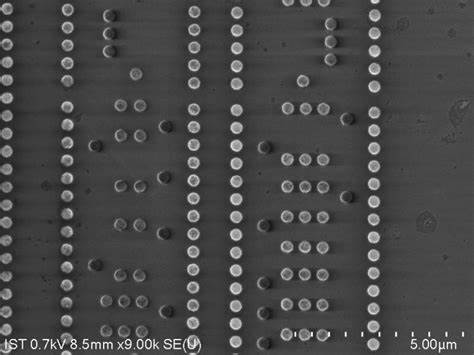
#> input picture test/Interview/3.jpg, 474 x 355 px
$ python p3.py
#> lines starting #> are read from the running program, lines starting #| are printed output that depends on the picture; after the words box and inside, x2 and y2 are one past the last pixel; in counts of white or black regions, pixels touching at a corner belong together
from matplotlib import pyplot as plt
import cv2

# Load the original image
image_path = 'Interview/3.jpg'
image_original = cv2.imread(image_path)
#> image_original is the input picture: shape (355, 474, 3); min 13, max 255, mean 71.6


# Display the original image
plt.imshow(image_original)
plt.axis('off')
plt.title('Original Image')
plt.show()
# Convert the image to grayscale
image_gray = cv2.cvtColor(image_original, cv2.COLOR_RGB2GRAY)

# Apply Gaussian blur
image_blur = cv2.GaussianBlur(image_gray, (5, 5), 0)
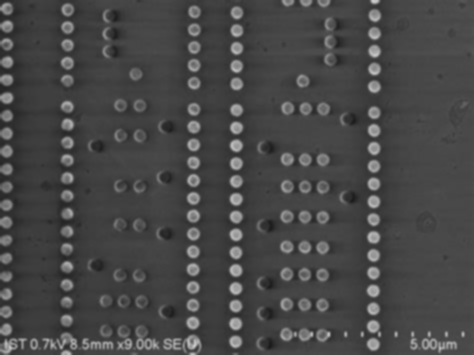
#> image_blur: shape (355, 474); min 26, max 206, mean 71.6

# Canny edge detection
edges = cv2.Canny(image_blur, 50, 150)
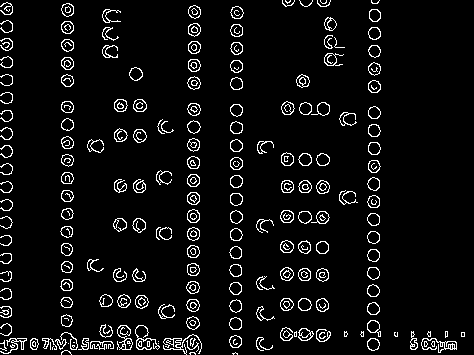
#> edges: shape (355, 474); 5.9% white in thin lines or dots

# Find contours
contours, _ = cv2.findContours(edges.copy(), cv2.RETR_EXTERNAL, cv2.CHAIN_APPROX_SIMPLE)
#> contours = 203 contours, 69 with area under 20; largest, box (x1, y1, x2, y2) and area: (132, 218, 146, 233) 134, (298, 328, 314, 341) 134, (280, 210, 294, 223) 134, (316, 180, 330, 194) 134, (135, 295, 149, 309) 133

# Draw the contours on the original image
image_with_contours = image_original.copy()
cv2.drawContours(image_with_contours, contours, -1, (0, 255, 0), 3)
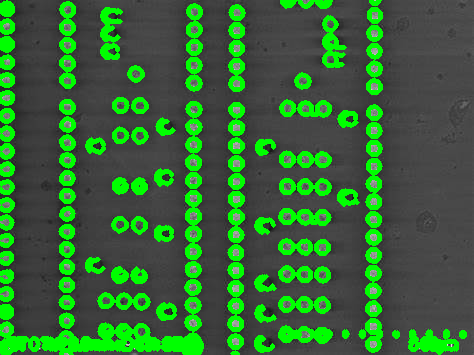
#> image_with_contours: shape (355, 474, 3); 19.86% of pixels changed, all inside (x1, y1, x2, y2) = (0, 0, 467, 355)

plt.imshow(image_with_contours)
plt.axis('off')
plt.title('Contours Extracted')
plt.show()
import numpy as np

# Create an empty canvas to draw the filled shapes
image_filled_shapes = np.zeros_like(image_original)

# Iterate through the contours and fill each shape with its original colors
for contour in contours:
    # Create a mask for the current contour
    mask = np.zeros_like(image_gray)
    cv2.drawContours(mask, [contour], -1, 255, thickness=cv2.FILLED)

    # Extract the original colors using the mask
    original_colors = cv2.bitwise_and(image_original, image_original, mask=mask)

    # Find the bounding box of the contour to place the filled shape at the correct location
    x, y, w, h = cv2.boundingRect(contour)
    image_filled_shapes[y:y+h, x:x+w] = original_colors[y:y+h, x:x+w]
#> this loop made 203 passes
#> (x, y, w, h) on passes 1 to 3: (232, 352, 6, 3), (189, 352, 7, 3), (61, 350, 11, 5)
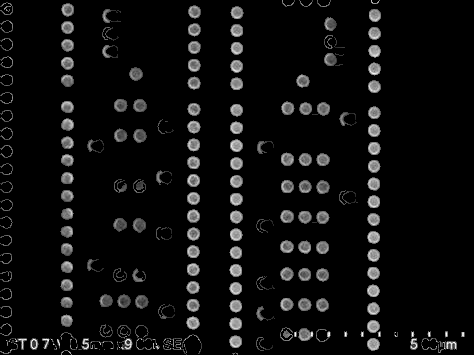
#> image_filled_shapes: shape (355, 474, 3); min 0, max 255, mean 14.1
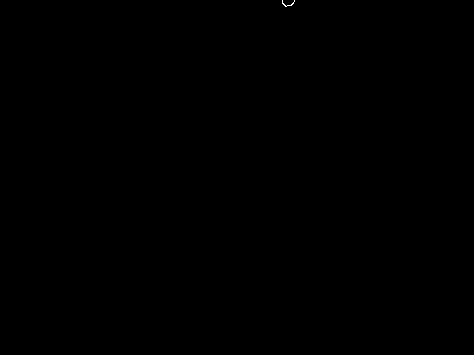
#> mask: shape (355, 474); 0.01% white in thin lines or dots, all inside (x1, y1, x2, y2) = (282, 0, 295, 7)

plt.imshow(image_filled_shapes)
plt.axis('off')
plt.title('Filled Shapes')
plt.show()

# Saving the filled shapes image
filled_shapes_image_path = "output/filled_shapes3.jpg"
cv2.imwrite(filled_shapes_image_path, image_filled_shapes)
